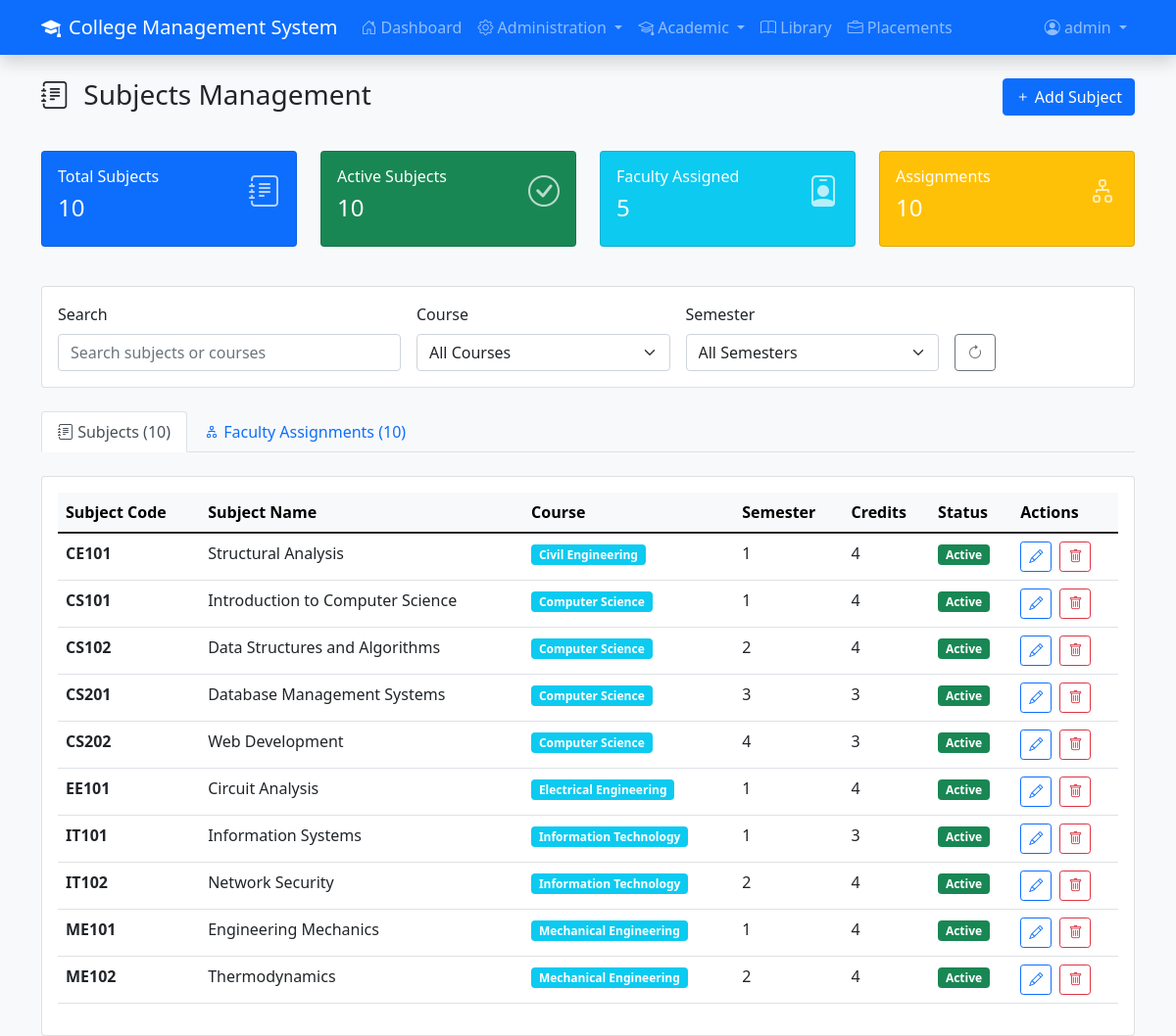
/traditional-php/subjects.php (signed in), run on the app's committed database.
### tables this page shows
CREATE TABLE users (
    user_id INT PRIMARY KEY AUTO_INCREMENT,
    username VARCHAR(100) NOT NULL UNIQUE,
    password_hash VARCHAR(255) NOT NULL,
    role_id INT NOT NULL,
    is_active TINYINT(1) DEFAULT 1,
    created_at TIMESTAMP DEFAULT CURRENT_TIMESTAMP,
    FOREIGN KEY (role_id) REFERENCES roles(role_id)
);

CREATE TABLE subjects (
    subject_id INT PRIMARY KEY AUTO_INCREMENT,
    subject_code VARCHAR(20) NOT NULL UNIQUE,
    subject_name VARCHAR(200) NOT NULL,
    description TEXT NULL,
    credits INT DEFAULT 4,
    faculty_id INT NULL,
    course_id INT NULL,
    semester INT DEFAULT 1,
    subject_type ENUM('Theory', 'Practical', 'Lab') DEFAULT 'Theory',
    academic_year VARCHAR(20) DEFAULT '2024-25',
    status ENUM('Active', 'Inactive') DEFAULT 'Active',
    created_at TIMESTAMP DEFAULT CURRENT_TIMESTAMP,
    FOREIGN KEY (faculty_id) REFERENCES faculty(faculty_id),
    FOREIGN KEY (course_id) REFERENCES courses(course_id)
);

CREATE TABLE courses (
    course_id INT PRIMARY KEY AUTO_INCREMENT,
    course_code VARCHAR(10) NOT NULL UNIQUE,
    course_name VARCHAR(150) NOT NULL,
    duration_years INT
);

### traditional-php/subjects.php (the view, shortened to what the rows shown need)
<?php
require_once 'config.php';
$user = getCurrentUser();
$tab = $_GET['tab'] ?? 'subjects';
$subjects_query = "
    SELECT s.*, c.course_name, c.course_code
    FROM subjects s
    LEFT JOIN courses c ON s.course_id = c.course_id
    WHERE 1=1
";
$subjects_params = [];
$subjects_query .= " ORDER BY c.course_name, s.semester, s.subject_code";
try {
    $stmt = $pdo->prepare($subjects_query);
    $stmt->execute($subjects_params);
    $subjects = $stmt->fetchAll();
} catch (Exception $e) {
    $subjects = [];
    $assignments = [];
    $courses = [];
    $faculty_list = [];
    $summary = ['total_subjects' => 0, 'active_subjects' => 0, 'courses_with_subjects' => 0, 'avg_credits' => 0];
    $assignments_summary = ['total_assignments' => 0, 'faculty_assigned' => 0, 'primary_assignments' => 0];
    $error_message = "Database error: " . $e->getMessage();
}
?>
<!DOCTYPE html>
<html lang="en">
<head>
    <link href="https://cdn.jsdelivr.net/npm/bootstrap@5.1.3/dist/css/bootstrap.min.css" rel="stylesheet">
    <link rel="stylesheet" href="https://cdn.jsdelivr.net/npm/bootstrap-icons@1.7.2/font/bootstrap-icons.css">
</head>
<body class="bg-light">
    <nav class="navbar navbar-expand-lg navbar-dark bg-primary shadow">
        <div class="container">
            <div class="collapse navbar-collapse" id="navbarNav">
                    <?php if (hasRole(['Student'])): ?>
                    <li class="nav-item">
                        <a class="nav-link" href="student-grades.php">
                            <i class="bi bi-award"></i> My Grades
                        </a>
                    </li>
                    <li class="nav-item">
                        <a class="nav-link" href="fees.php">
                            <i class="bi bi-currency-dollar"></i> Fees
                        </a>
                    </li>
                    <li class="nav-item">
                        <a class="nav-link" href="library.php">
                            <i class="bi bi-book"></i> Library
                        </a>
                    </li>
                    <?php endif; ?>
                <ul class="navbar-nav">
                    <li class="nav-item dropdown">
                        <a class="nav-link dropdown-toggle" href="#" id="userDropdown" role="button" data-bs-toggle="dropdown">
                            <i class="bi bi-person-circle"></i> <?php echo escape($user['full_name'] ?? $user['username']); ?>
                        </a>
                    </li>
                </ul>
            </div>
        </div>
    </nav>
    <div class="container mt-4">
        <div class="row mb-4">
            <div class="col">
                <h1 class="h3 mb-3">
                    <i class="bi bi-journal-text me-2"></i>
                    <?php echo hasRole(['Faculty']) ? 'Subject Directory' : 'Subjects Management'; ?>
                </h1>
            </div>
        </div>
        <?php if ($tab === 'subjects'): ?>
            <div class="card">
                <div class="card-body">
                    <?php if (empty($subjects)): ?>
                        <div class="text-center py-5">
                            <i class="bi bi-journal-text text-muted" style="font-size: 4rem;"></i>
                            <h5 class="mt-3 text-muted">No Subjects Found</h5>
                            <p class="text-muted">Start by adding subjects for your courses.</p>
                            <?php if (canWrite('subjects')): ?>
                            <button class="btn btn-primary" data-bs-toggle="modal" data-bs-target="#subjectModal">
                                <i class="bi bi-plus"></i> Add Subject
                            </button>
                            <?php endif; ?>
                        </div>
                    <?php else: ?>
                        <div class="table-responsive">
                            <table class="table table-hover">
                                <thead class="table-light">
                                    <tr>
                                        <th>Subject Code</th>
                                        <th>Subject Name</th>
                                        <th>Course</th>
                                        <th>Semester</th>
                                        <th>Credits</th>
                                        <th>Status</th>
                                        <th>Actions</th>
                                    </tr>
                                </thead>
                                <tbody>
                                    <?php foreach ($subjects as $subject): ?>
                                        <tr>
                                            <td><strong><?= htmlspecialchars($subject['subject_code']) ?></strong></td>
                                            <td><?= htmlspecialchars($subject['subject_name']) ?></td>
                                            <td>
                                                <span class="badge bg-info">
                                                    <?= htmlspecialchars($subject['course_name'] ?? 'N/A') ?>
                                                </span>
                                            </td>
                                            <td><?= $subject['semester'] ?></td>
                                            <td><?= $subject['credits'] ?></td>
                                            <td>
                                                <span class="badge <?= $subject['status'] === 'Active' ? 'bg-success' : 'bg-secondary' ?>">
                                                    <?= htmlspecialchars($subject['status']) ?>
                                                </span>
                                            </td>
                                            <td>
                                                <?php if (canWrite('subjects')): ?>
                                                <button class="btn btn-sm btn-outline-primary me-1"
                                                        onclick="editSubject(<?= htmlspecialchars(json_encode($subject)) ?>)">
                                                    <i class="bi bi-pencil"></i>
                                                </button>
                                                <form method="POST" class="d-inline">
                                                    <button type="submit" class="btn btn-sm btn-outline-danger"
                                                            onclick="return confirm('Are you sure you want to delete this subject?')">
                                                        <i class="bi bi-trash"></i>
                                                    </button>
                                                </form>
                                                <?php endif; ?>
                                            </td>
                                        </tr>
                                    <?php endforeach; ?>
                                </tbody>
                            </table>
                        </div>
                    <?php endif; ?>
                </div>
            </div>
        <?php endif; ?>
    </div>
</body>
</html>

### data on the page
users: username "admin"
subjects: subject_code "CE101", subject_name "Structural Analysis", course.course_name "Civil Engineering", semester "1", credits "4", status "Active"
subjects: subject_code "CS101", subject_name "Introduction to Computer Science", course.course_name "Computer Science", semester "1", credits "4", status "Active"
subjects: subject_code "CS102", subject_name "Data Structures and Algorithms", course.course_name "Computer Science", semester "2", credits "4", status "Active"
subjects: subject_code "CS201", subject_name "Database Management Systems", course.course_name "Computer Science", semester "3", credits "3", status "Active"
subjects: subject_code "CS202", subject_name "Web Development", course.course_name "Computer Science", semester "4", credits "3", status "Active"
subjects: subject_code "EE101", subject_name "Circuit Analysis", course.course_name "Electrical Engineering", semester "1", credits "4", status "Active"
subjects: subject_code "IT101", subject_name "Information Systems", course.course_name "Information Technology", semester "1", credits "3", status "Active"
subjects: subject_code "IT102", subject_name "Network Security", course.course_name "Information Technology", semester "2", credits "4", status "Active"
subjects: subject_code "ME101", subject_name "Engineering Mechanics", course.course_name "Mechanical Engineering", semester "1", credits "4", status "Active"
subjects: subject_code "ME102", subject_name "Thermodynamics", course.course_name "Mechanical Engineering", semester "2", credits "4", status "Active"

### other printed values
$summary['total_subjects'] "10"
$summary['active_subjects'] "10"
$assignments_summary['faculty_assigned'] "5"
$assignments_summary['total_assignments'] "10"
count($subjects) "10"
count($assignments) "10"
